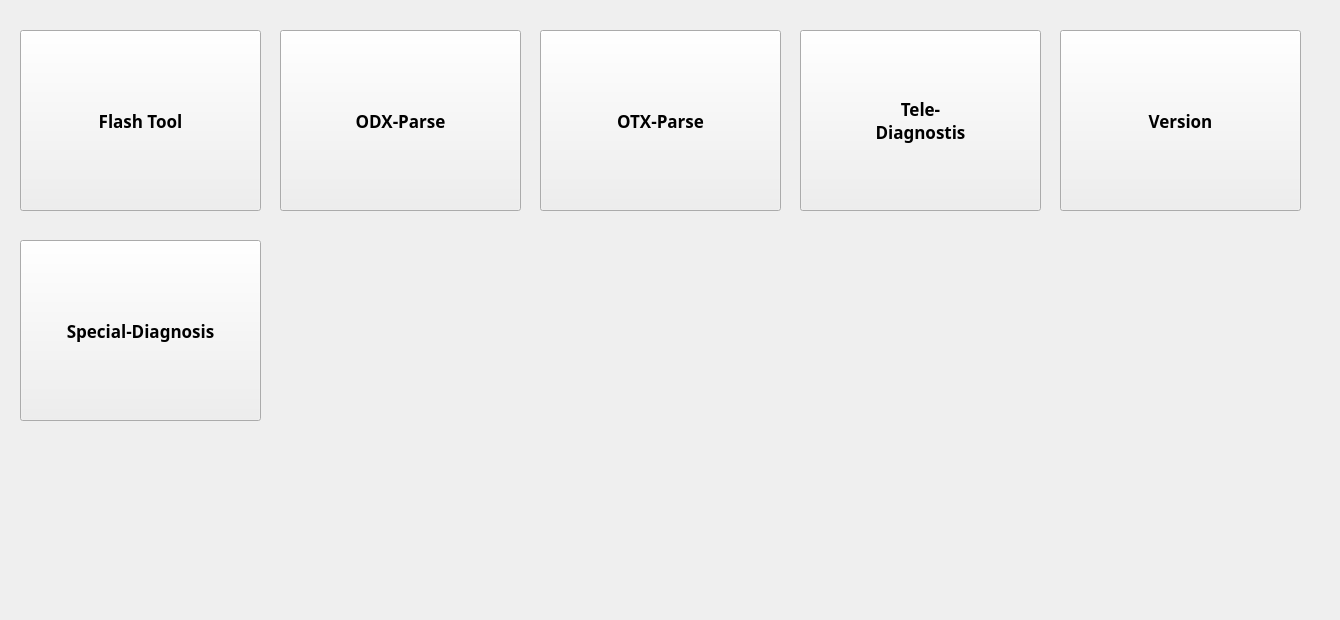
      <widget class="QWidget" name="tab_2">
       <property name="enabled">
        <bool>true</bool>
       </property>
       <attribute name="title">
        <string>页</string>
       </attribute>
       <widget class="QStackedWidget" name="stackedWidget">
        <property name="enabled">
         <bool>true</bool>
        </property>
        <property name="geometry">
         <rect>
          <x>0</x>
          <y>0</y>
          <width>1331</width>
          <height>611</height>
         </rect>
        </property>
        <property name="font">
         <font>
          <family>Adobe 宋体 Std L</family>
         </font>
        </property>
        <property name="currentIndex">
         <number>0</number>
        </property>
        <widget class="QWidget" name="page">
         <widget class="QPushButton" name="Btn_StackFlashTool">
          <property name="geometry">
           <rect>
            <x>20</x>
            <y>30</y>
            <width>241</width>
            <height>181</height>
           </rect>
          </property>
          <property name="font">
           <font>
            <family>Adobe 黑体 Std R</family>
            <pointsize>13</pointsize>
            <weight>75</weight>
            <bold>true</bold>
           </font>
          </property>
          <property name="text">
           <string>Flash Tool</string>
          </property>
         </widget>
         <widget class="QPushButton" name="Btn_StackTeleDiag">
          <property name="geometry">
           <rect>
            <x>800</x>
            <y>30</y>
            <width>241</width>
            <height>181</height>
           </rect>
          </property>
          <property name="font">
           <font>
            <family>Adobe 黑体 Std R</family>
            <pointsize>13</pointsize>
            <weight>75</weight>
            <bold>true</bold>
           </font>
          </property>
          <property name="text">
           <string>Tele- 
Diagnostis</string>
          </property>
         </widget>
         <widget class="QPushButton" name="Btn_StackOTX">
          <property name="geometry">
           <rect>
            <x>540</x>
            <y>30</y>
            <width>241</width>
            <height>181</height>
           </rect>
          </property>
          <property name="font">
           <font>
            <family>Adobe 黑体 Std R</family>
            <pointsize>13</pointsize>
            <weight>75</weight>
            <bold>true</bold>
           </font>
          </property>
          <property name="text">
           <string>OTX-Parse</string>
          </property>
         </widget>
         <widget class="QPushButton" name="Btn_StackODX">
          <property name="geometry">
           <rect>
            <x>280</x>
            <y>30</y>
            <width>241</width>
            <height>181</height>
           </rect>
          </property>
          <property name="font">
           <font>
            <family>Adobe 黑体 Std R</family>
            <pointsize>13</pointsize>
            <weight>75</weight>
            <bold>true</bold>
           </font>
          </property>
          <property name="text">
           <string>ODX-Parse</string>
          </property>
         </widget>
         <widget class="QPushButton" name="Btn_StackVersion">
          <property name="geometry">
           <rect>
            <x>1060</x>
            <y>30</y>
            <width>241</width>
            <height>181</height>
           </rect>
          </property>
          <property name="font">
           <font>
            <family>Adobe 黑体 Std R</family>
            <pointsize>13</pointsize>
            <weight>75</weight>
            <bold>true</bold>
           </font>
          </property>
          <property name="text">
           <string>Version</string>
          </property>
         </widget>
         <widget class="QPushButton" name="Btn_StackDiagnosticFunc">
          <property name="geometry">
           <rect>
            <x>20</x>
            <y>240</y>
            <width>241</width>
            <height>181</height>
           </rect>
          </property>
          <property name="font">
           <font>
            <family>Adobe 黑体 Std R</family>
            <pointsize>13</pointsize>
            <weight>75</weight>
            <bold>true</bold>
           </font>
          </property>
          <property name="text">
           <string>Special-Diagnosis</string>
          </property>
          <property name="iconSize">
           <size>
            <width>100</width>
            <height>200</height>
           </size>
          </property>
         </widget>
        </widget>
        <widget class="QWidget" name="page_2"/>
       </widget>
      </widget>
